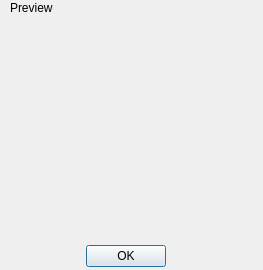
<?xml version="1.0" encoding="UTF-8"?>
<ui version="4.0">
 <class>DialogMaterial</class>
 <widget class="QDialog" name="DialogMaterial">
  <property name="geometry">
   <rect>
    <x>0</x>
    <y>0</y>
    <width>263</width>
    <height>270</height>
   </rect>
  </property>
  <property name="windowTitle">
   <string>Add material</string>
  </property>
  <property name="windowIcon">
   <iconset resource="mainresource.qrc">
    <normaloff>:/mainres/images/main2.png</normaloff>:/mainres/images/main2.png</iconset>
  </property>
  <widget class="QDialogButtonBox" name="buttonBox">
   <property name="geometry">
    <rect>
     <x>30</x>
     <y>240</y>
     <width>191</width>
     <height>32</height>
    </rect>
   </property>
   <property name="orientation">
    <enum>Qt::Horizontal</enum>
   </property>
   <property name="standardButtons">
    <set>QDialogButtonBox::Ok</set>
   </property>
   <property name="centerButtons">
    <bool>true</bool>
   </property>
  </widget>
  <widget class="QWidget" name="verticalLayoutWidget">
   <property name="geometry">
    <rect>
     <x>10</x>
     <y>20</y>
     <width>241</width>
     <height>221</height>
    </rect>
   </property>
   <layout class="QVBoxLayout" name="materiallayout"/>
  </widget>
  <widget class="QLabel" name="label_6">
   <property name="geometry">
    <rect>
     <x>10</x>
     <y>0</y>
     <width>61</width>
     <height>16</height>
    </rect>
   </property>
   <property name="text">
    <string>Preview</string>
   </property>
  </widget>
 </widget>
 <resources>
  <include location="mainresource.qrc"/>
 </resources>
 <connections>
  <connection>
   <sender>buttonBox</sender>
   <signal>accepted()</signal>
   <receiver>DialogMaterial</receiver>
   <slot>accept()</slot>
   <hints>
    <hint type="sourcelabel">
     <x>248</x>
     <y>254</y>
    </hint>
    <hint type="destinationlabel">
     <x>157</x>
     <y>274</y>
    </hint>
   </hints>
  </connection>
  <connection>
   <sender>buttonBox</sender>
   <signal>rejected()</signal>
   <receiver>DialogMaterial</receiver>
   <slot>reject()</slot>
   <hints>
    <hint type="sourcelabel">
     <x>316</x>
     <y>260</y>
    </hint>
    <hint type="destinationlabel">
     <x>286</x>
     <y>274</y>
    </hint>
   </hints>
  </connection>
 </connections>
</ui>
